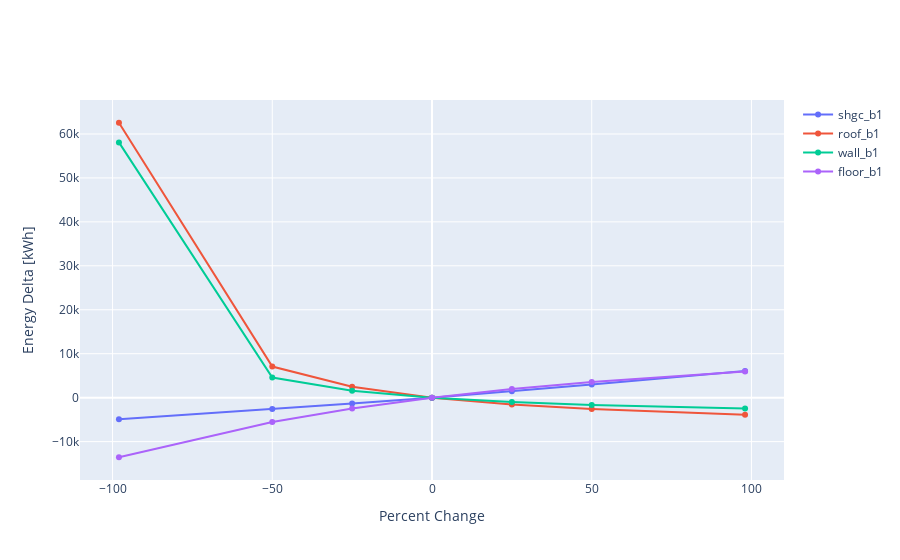

The code cell stored with this chart in its notebook:
### Code cell
# plot scatter plot energy savings vs cost difference  
fig = go.Figure()

for k in group_data.keys():
        x = group_data[k]["perc_change"]
        y = group_data[k]["total"] - group_data[k].loc[0]["total"]
        
        fig.add_trace(

                go.Scatter(x=x, y=y, name=k)
                )
fig.update_layout(xaxis_title=f"Percent Change",
            yaxis_title="Energy Delta [kWh]",)

fig.show()

py.plot(fig, filename="g4", auto_open=False)

### Figure 1 — Plotly figure (JSON) as saved in the notebook; plotly's stock layout.template omitted (floating-point values rounded to 4 significant figures)
{"data": [{"name": "shgc_b1", "type": "scatter", "x": [-98, -50, -25, 0, 25, 50, 98], "y": [-4894.0, -2584.0, -1346.0, 0, 1461.0, 3011.0, 6039.0]}, {"name": "roof_b1", "type": "scatter", "x": [-98, -50, -25, 0, 25, 50, 98], "y": [62550.0, 7072.0, 2482.0, 0, -1541.0, -2584.0, -3871.0]}, {"name": "wall_b1", "type": "scatter", "x": [-98, -50, -25, 0, 25, 50, 98], "y": [58090.0, 4576.0, 1585.0, 0, -981.5, -1651.0, -2480.0]}, {"name": "floor_b1", "type": "scatter", "x": [-98, -50, -25, 0, 25, 50, 98], "y": [-13560.0, -5540.0, -2479.0, 0, 1943.0, 3547.0, 5942.0]}], "layout": {"xaxis": {"title": {"text": "Percent Change"}}, "yaxis": {"title": {"text": "Energy Delta [kWh]"}}}}
